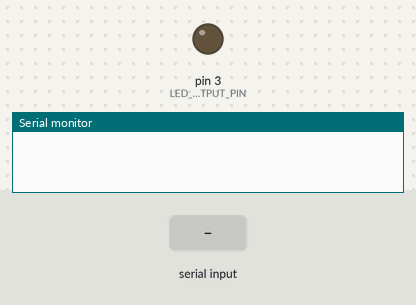
Bench run of a sketch on a simulated Arduino Mega 2560, built with avr-gcc and run on an emulated ATmega2560. Parts: output pins drawn as LEDs (lit = HIGH), the last lines printed to the serial monitor. The test bench sets the inputs (shaded band).

Above: at 1.2 s.
1.3 s: "90,45\n" received over the second serial link
At 2.5 s:
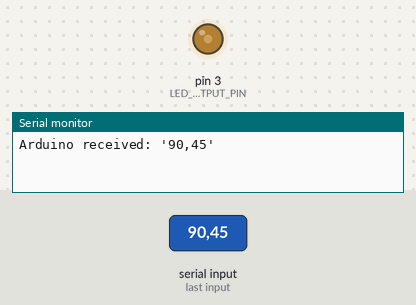
2.8 s: "5\n" received over the second serial link
At 3.8 s:
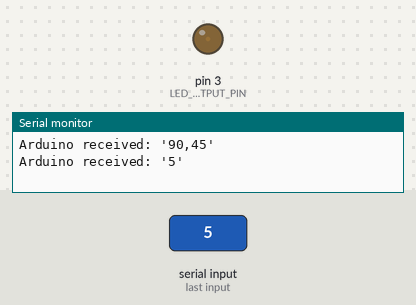
4.3 s: "200\n" received over the second serial link
At 5.0 s:
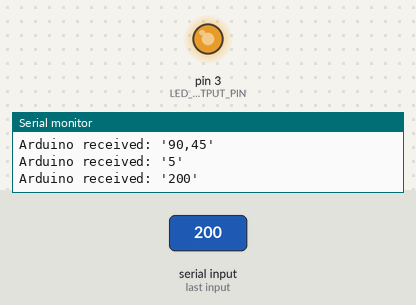
5.8 s: "90\n" received over the second serial link
At 6.2 s:
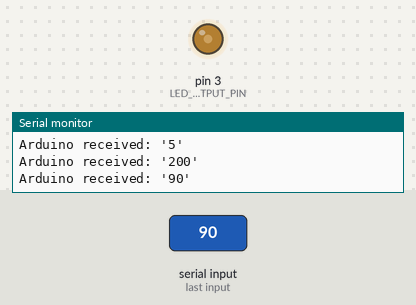
Timing chart, 0 to 8.3 s (numbered marks = the images above; inputs shaded):
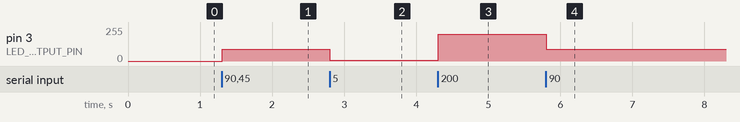

The sketch:

SimpleSerial1Receiver.ino
```cpp
/**
 * Receives a string off of the serial port and writes this value
 * out to the OUTPUT_PIN.
 *
 * By Jon E. Froehlich
 * @jonfroehlich
 * http://makeabilitylab.io
 *
 */

const int DELAY_MS = 5;
const int LED_OUTPUT_PIN = 3;

void setup() {
  Serial.begin(9600);    // Initialize the Serial monitor for debugging
  Serial1.begin(9600);   // Initialize Serial1 for receiving data from RX pin
  pinMode(LED_OUTPUT_PIN, OUTPUT);
}

void loop() {
  // Check to see if there is any incoming serial data
  if(Serial1.available() > 0){
    // If we're here, then serial data has been received
    // Read data off the serial port until we get to the endline delimiter ('\n')
    // Store all of this data into a string
    String rcvdSerialData = Serial1.readStringUntil('\n');

    // Convert string data into an integer
    int ledValue = rcvdSerialData.toInt();

    // Ensure value is between 0 and 255 (our maximum output values)
    ledValue = constrain(ledValue, 0, 255);
    analogWrite(LED_OUTPUT_PIN, ledValue);

    // Just for debugging, echo the data back on serial
    Serial.print("Arduino received: '");
    Serial.print(rcvdSerialData);
    Serial.println("'");
  }

  delay(DELAY_MS);
}
```

Measured:
- after the input at 1.3 s, pin 3 (LED_OUTPUT_PIN): 0/255 → 90/255 at once
- after the input at 2.8 s, pin 3 (LED_OUTPUT_PIN): 90/255 → 5/255 at once
- after the input at 4.3 s, pin 3 (LED_OUTPUT_PIN): 5/255 → 200/255 at once
- after the input at 5.8 s, pin 3 (LED_OUTPUT_PIN): 200/255 → 90/255 at once
